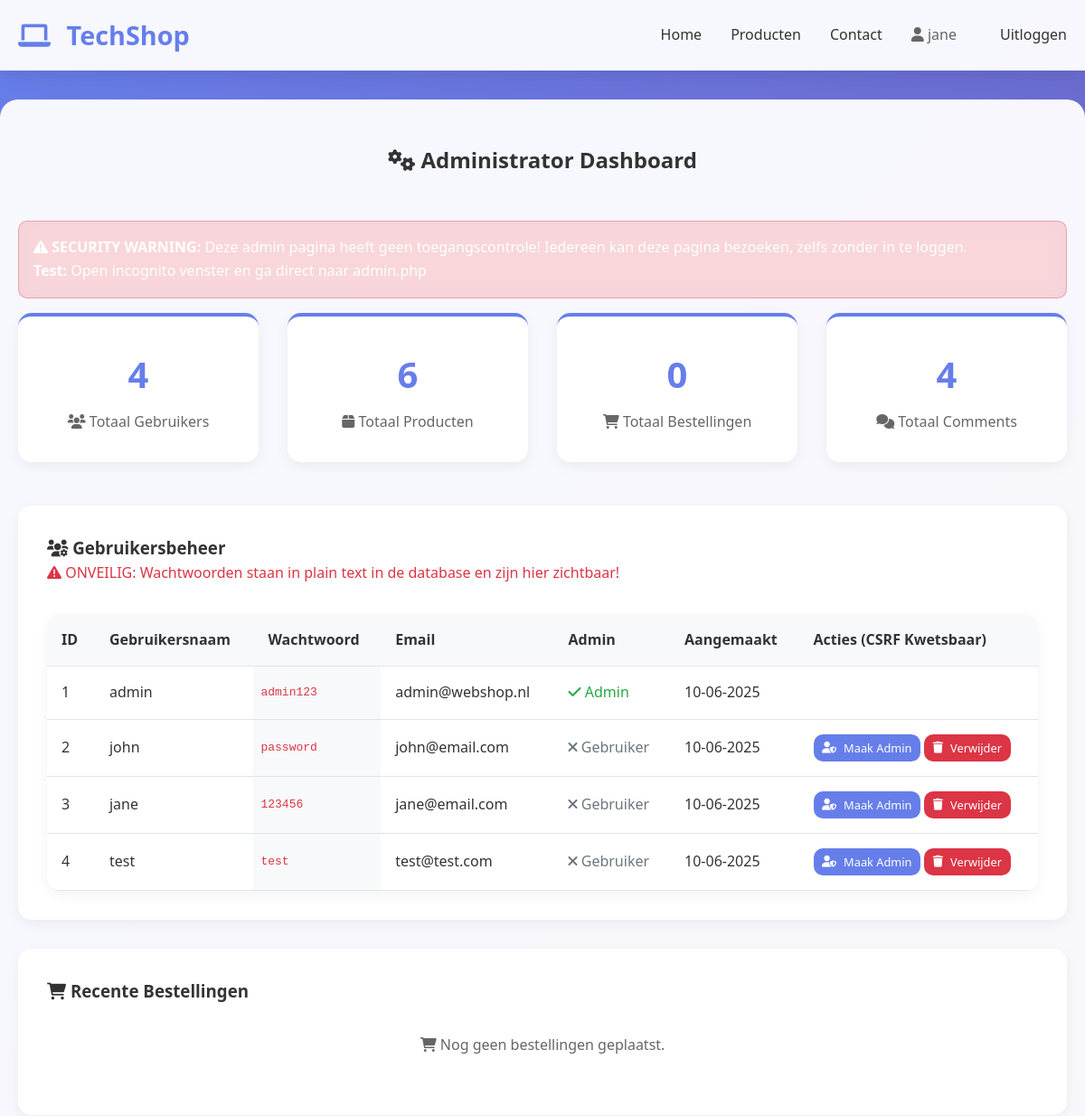
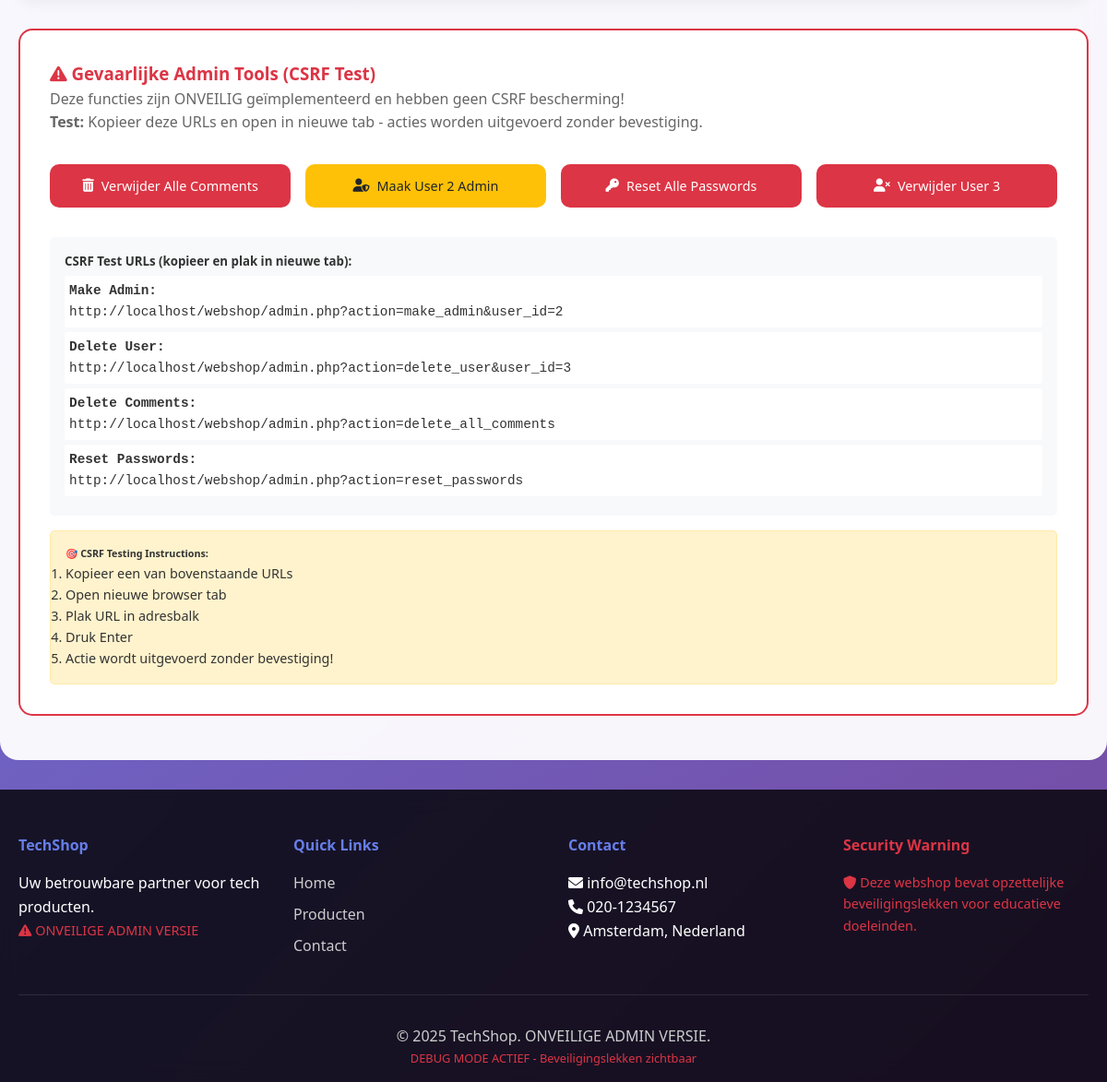
The page /admin.php (signed in) on the database its author committed (2 pictures, top to bottom).
### tables this page shows
CREATE TABLE users (
    id INT AUTO_INCREMENT PRIMARY KEY,
    username VARCHAR(50) NOT NULL,
    password VARCHAR(255) NOT NULL,
    email VARCHAR(100),
    is_admin BOOLEAN DEFAULT FALSE,
    created_at TIMESTAMP DEFAULT CURRENT_TIMESTAMP
);

### config.php (called while the page is built, shortened)
<?php
$host = "localhost";
$user = "root";
$password = "";
$dbname = "webshop";
$conn = new mysqli($host, $user, $password, $dbname);
function executeQuery($query) {
    global $conn;
    $result = $conn->query($query);
    return $result;
}
?>

### admin.php (the view, shortened to what this page needs)
<?php
require_once 'config.php';
$total_users = executeQuery("SELECT COUNT(*) as count FROM users")->fetch_assoc()['count'];
$total_products = executeQuery("SELECT COUNT(*) as count FROM products")->fetch_assoc()['count'];
$total_orders = executeQuery("SELECT COUNT(*) as count FROM orders")->fetch_assoc()['count'];
$total_comments = executeQuery("SELECT COUNT(*) as count FROM comments")->fetch_assoc()['count'];
$recent_orders_query = "SELECT o.*, u.username, p.name as product_name
                       FROM orders o
                       LEFT JOIN users u ON o.user_id = u.id
                       LEFT JOIN products p ON o.product_id = p.id
                       ORDER BY o.created_at DESC LIMIT 10";
$recent_orders = executeQuery($recent_orders_query);
$users_query = "SELECT * FROM users ORDER BY created_at DESC";
$users_result = executeQuery($users_query);
include 'includes/header.php';
?>
    <section class="admin-panel">
        <div class="container">
            <h2 style="text-align: center; margin-bottom: 3rem; color: #333;">
                <i class="fas fa-cogs"></i> Administrator Dashboard
            </h2>
            <div class="alert alert-danger">
                <i class="fas fa-exclamation-triangle"></i>
                <strong>SECURITY WARNING:</strong> Deze admin pagina heeft geen toegangscontrole!
                Iedereen kan deze pagina bezoeken, zelfs zonder in te loggen.
                <br><strong>Test:</strong> Open incognito venster en ga direct naar admin.php
            </div>
            <div class="admin-stats">
                <div class="stat-card">
                    <div class="stat-number"><?php echo $total_users; ?></div>
                    <div class="stat-label"><i class="fas fa-users"></i> Totaal Gebruikers</div>
                </div>
                <div class="stat-card">
                    <div class="stat-number"><?php echo $total_products; ?></div>
                    <div class="stat-label"><i class="fas fa-box"></i> Totaal Producten</div>
                </div>
                <div class="stat-card">
                    <div class="stat-number"><?php echo $total_orders; ?></div>
                    <div class="stat-label"><i class="fas fa-shopping-cart"></i> Totaal Bestellingen</div>
                </div>
                <div class="stat-card">
                    <div class="stat-number"><?php echo $total_comments; ?></div>
                    <div class="stat-label"><i class="fas fa-comments"></i> Totaal Comments</div>
                </div>
            </div>
            <div style="background: white; padding: 2rem; border-radius: 15px; margin-bottom: 2rem; box-shadow: 0 5px 15px rgba(0,0,0,0.05);">
                <h3><i class="fas fa-users-cog"></i> Gebruikersbeheer</h3>
                <p style="color: #dc3545; margin-bottom: 2rem;">
                    <i class="fas fa-exclamation-triangle"></i>
                    ONVEILIG: Wachtwoorden staan in plain text in de database en zijn hier zichtbaar!
                </p>
                <div class="table-container">
                    <table class="table">
                        <thead>
                            <tr>
                                <th>ID</th>
                                <th>Gebruikersnaam</th>
                                <th>Wachtwoord</th>
                                <th>Email</th>
                                <th>Admin</th>
                                <th>Aangemaakt</th>
                                <th>Acties (CSRF Kwetsbaar)</th>
                            </tr>
                        </thead>
                        <tbody>
                            <?php while ($user = $users_result->fetch_assoc()): ?>
                                <tr>
                                    <td><?php echo $user['id']; ?></td>
                                    <td><?php echo $user['username']; ?></td>
                                    <td style="font-family: monospace; background: #f8f9fa; padding: 0.5rem; color: #dc3545;">
                                        <?php echo $user['password']; ?>
                                    </td>
                                    <td><?php echo $user['email']; ?></td>
                                    <td>
                                        <?php if ($user['is_admin']): ?>
                                            <span style="color: #28a745;"><i class="fas fa-check"></i> Admin</span>
                                        <?php else: ?>
                                            <span style="color: #6c757d;"><i class="fas fa-times"></i> Gebruiker</span>
                                        <?php endif; ?>
                                    </td>
                                    <td><?php echo date('d-m-Y', strtotime($user['created_at'])); ?></td>
                                    <td>
                                        <?php if (!$user['is_admin']): ?>
                                            <a href="?action=make_admin&user_id=<?php echo $user['id']; ?>"
                                               class="btn btn-primary" style="font-size: 0.8rem; padding: 0.3rem 0.6rem;">
                                                <i class="fas fa-user-shield"></i> Maak Admin
                                            </a>
                                        <?php endif; ?>
                                        <?php if ($user['id'] != 1):  ?>
                                            <a href="?action=delete_user&user_id=<?php echo $user['id']; ?>"
                                               class="btn btn-danger" style="font-size: 0.8rem; padding: 0.3rem 0.6rem;"
                                               onclick="return confirm('Weet je zeker dat je deze gebruiker wilt verwijderen?')">
                                                <i class="fas fa-trash"></i> Verwijder
                                            </a>
                                        <?php endif; ?>
                                    </td>
                                </tr>
                            <?php endwhile; ?>
                        </tbody>
                    </table>
                </div>
            </div>
            <div style="background: white; padding: 2rem; border-radius: 15px; margin-bottom: 2rem; box-shadow: 0 5px 15px rgba(0,0,0,0.05);">
                <h3><i class="fas fa-shopping-cart"></i> Recente Bestellingen</h3>
                <?php if ($recent_orders->num_rows > 0): ?>
                    <div class="table-container">
                        <table class="table">
                            <thead>
                                <tr>
                                    <th>Order ID</th>
                                    <th>Gebruiker</th>
                                    <th>Product</th>
                                    <th>Aantal</th>
                                    <th>Totaal</th>
                                    <th>Klantgegevens</th>
                                    <th>Datum</th>
                                </tr>
                            </thead>
                            <tbody>
                                <?php while ($order = $recent_orders->fetch_assoc()): ?>
                                    <tr>
                                        <td>#<?php echo $order['id']; ?></td>
                                        <td><?php echo $order['username'] ?? 'Gast'; ?></td>
                                        <td><?php echo $order['product_name'] ?? 'Verwijderd product'; ?></td>
                                        <td><?php echo $order['quantity']; ?></td>
                                        <td>€<?php echo $order['total_price']; ?></td>
                                        <td style="max-width: 200px; overflow: hidden; text-overflow: ellipsis;">
                                            <?php echo $order['customer_info'] ?? 'Geen info'; ?>
                                        </td>
                                        <td><?php echo date('d-m-Y H:i', strtotime($order['created_at'])); ?></td>
                                    </tr>
                                <?php endwhile; ?>
                            </tbody>
                        </table>
                    </div>
                <?php else: ?>
                    <p style="text-align: center; color: #666; padding: 2rem;">
                        <i class="fas fa-shopping-cart"></i> Nog geen bestellingen geplaatst.
                    </p>
                <?php endif; ?>
            </div>
            <div style="background: white; padding: 2rem; border-radius: 15px; border: 2px solid #dc3545;">
                <h3 style="color: #dc3545;"><i class="fas fa-exclamation-triangle"></i> Gevaarlijke Admin Tools (CSRF Test)</h3>
                <p style="color: #666; margin-bottom: 2rem;">
                    Deze functies zijn ONVEILIG geïmplementeerd en hebben geen CSRF bescherming!<br>
                    <strong>Test:</strong> Kopieer deze URLs en open in nieuwe tab - acties worden uitgevoerd zonder bevestiging.
                </p>
                <div style="display: grid; grid-template-columns: repeat(auto-fit, minmax(250px, 1fr)); gap: 1rem;">
                    <a href="?action=delete_all_comments" class="btn btn-danger"
                       onclick="return confirm('GEVAARLIJK: Dit verwijdert ALLE comments! Doorgaan?')">
                        <i class="fas fa-trash-alt"></i> Verwijder Alle Comments
                    </a>
                    <a href="?action=make_admin&user_id=2" class="btn btn-warning"
                       onclick="return confirm('Maak user ID 2 admin zonder verificatie?')">
                        <i class="fas fa-user-shield"></i> Maak User 2 Admin
                    </a>
                    <a href="?action=reset_passwords" class="btn btn-danger"
                       onclick="return confirm('Reset alle wachtwoorden naar password123?')">
                        <i class="fas fa-key"></i> Reset Alle Passwords
                    </a>
                    <a href="?action=delete_user&user_id=3" class="btn btn-danger"
                       onclick="return confirm('Verwijder user ID 3?')">
                        <i class="fas fa-user-times"></i> Verwijder User 3
                    </a>
                </div>
                <div style="margin-top: 2rem; background: #f8f9fa; padding: 1rem; border-radius: 5px;">
                    <h5>CSRF Test URLs (kopieer en plak in nieuwe tab):</h5>
                    <div style="font-family: monospace; font-size: 0.9rem;">
                        <div style="margin: 5px 0; padding: 5px; background: white; border-radius: 3px;">
                            <strong>Make Admin:</strong><br>
                            <code>http://localhost/webshop/admin.php?action=make_admin&user_id=2</code>
                        </div>
                        <div style="margin: 5px 0; padding: 5px; background: white; border-radius: 3px;">
                            <strong>Delete User:</strong><br>
                            <code>http://localhost/webshop/admin.php?action=delete_user&user_id=3</code>
                        </div>
                        <div style="margin: 5px 0; padding: 5px; background: white; border-radius: 3px;">
                            <strong>Delete Comments:</strong><br>
                            <code>http://localhost/webshop/admin.php?action=delete_all_comments</code>
                        </div>
                        <div style="margin: 5px 0; padding: 5px; background: white; border-radius: 3px;">
                            <strong>Reset Passwords:</strong><br>
                            <code>http://localhost/webshop/admin.php?action=reset_passwords</code>
                        </div>
                    </div>
                </div>
                <div style="margin-top: 1rem; padding: 1rem; background: #fff3cd; border-radius: 5px; border: 1px solid #ffeaa7;">
                    <h6>🎯 CSRF Testing Instructions:</h6>
                    <ol style="font-size: 0.9rem; margin: 0;">
                        <li>Kopieer een van bovenstaande URLs</li>
                        <li>Open nieuwe browser tab</li>
                        <li>Plak URL in adresbalk</li>
                        <li>Druk Enter</li>
                        <li>Actie wordt uitgevoerd zonder bevestiging!</li>
                    </ol>
                </div>
            </div>
        </div>
    </section>
<?php include 'includes/footer.php'; ?>

### styles.css (style rules this page uses)
* { margin: 0; padding: 0; box-sizing: border-box; }
body { font-family: 'Segoe UI', Tahoma, Geneva, Verdana, sans-serif; line-height: 1.6; color: #333; background: linear-gradient(135deg, #667eea 0%, #764ba2 100%); min-height: 100vh; }
.container { max-width: 1200px; margin: 0 auto; padding: 0 20px; }
.alert { padding: 1rem; margin: 1rem 0; border-radius: 10px; background: rgba(255, 255, 255, 0.2); border: 1px solid rgba(255, 255, 255, 0.3); backdrop-filter: blur(10px); }
.alert-danger { background: rgba(220, 53, 69, 0.2); border-color: rgba(220, 53, 69, 0.3); color: #fff; }
.btn { display: inline-flex; align-items: center; gap: 0.5rem; padding: 0.75rem 1.5rem; border: none; border-radius: 10px; text-decoration: none; font-weight: 500; transition: all 0.3s ease; cursor: pointer; font-size: 0.9rem; text-align: center; justify-content: center; }
.btn-primary { background: #667eea; color: white; }
.btn-danger { background: #dc3545; color: white; }
.btn-warning { background: #ffc107; color: #212529; }
.admin-panel { background: rgba(255, 255, 255, 0.95); padding: 3rem 0; margin: 2rem 0; border-radius: 20px; backdrop-filter: blur(10px); }
.admin-stats { display: grid; grid-template-columns: repeat(auto-fit, minmax(200px, 1fr)); gap: 2rem; margin-bottom: 3rem; }
.stat-card { background: white; padding: 2rem; border-radius: 15px; text-align: center; box-shadow: 0 5px 15px rgba(0,0,0,0.05); border-top: 4px solid #667eea; }
.stat-number { font-size: 2.5rem; font-weight: 700; color: #667eea; }
.stat-label { color: #666; margin-top: 0.5rem; }
.table-container { overflow-x: auto; background: white; border-radius: 15px; box-shadow: 0 5px 15px rgba(0,0,0,0.05); }
.table { width: 100%; border-collapse: collapse; }
.table th, .table td { padding: 1rem; text-align: left; border-bottom: 1px solid #e1e5e9; }
.table th { background: #f8f9fa; font-weight: 600; color: #333; }

### rows shown on the page
users: id "1", username "admin", password "admin123", email "admin@webshop.nl", is_admin 1 (drawn), created_at "10-06-2025"
users: id "2", username "john", password "password", email "john@email.com", is_admin 0 (drawn), created_at "10-06-2025"
users: id "3", username "jane", password "123456", email "jane@email.com", is_admin 0 (drawn), created_at "10-06-2025"
users: id "4", username "test", password "test", email "test@test.com", is_admin 0 (drawn), created_at "10-06-2025"

### other values the page prints
$_SESSION['username'] "jane"
$total_users "4"
$total_products "6"
$total_orders "0"
$total_comments "4"
